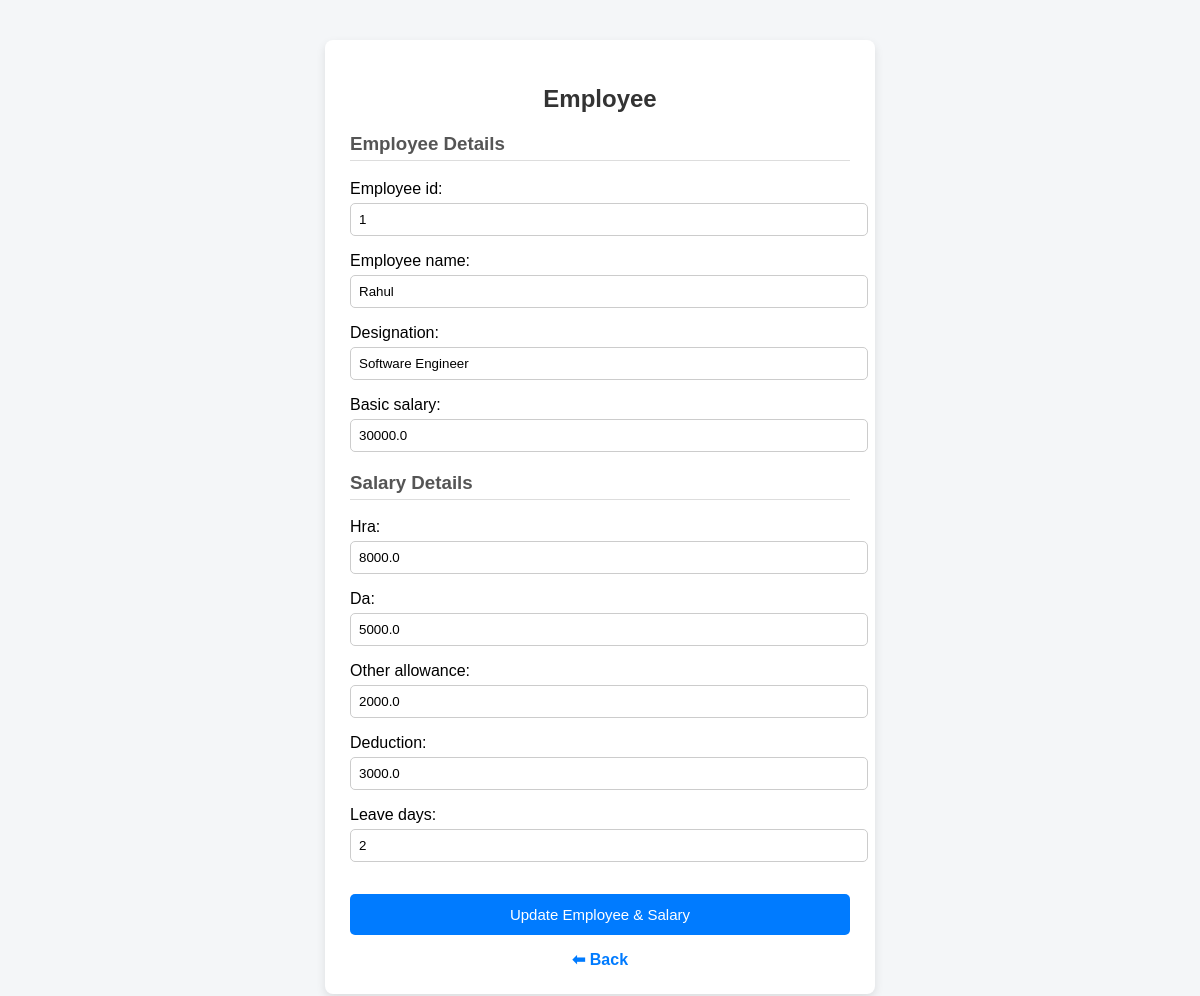
Page /edit/1/ on the committed database.
### payslip_system/models.py (models this page shows, shortened)
class Employee(models.Model):
    employee_id = models.CharField(max_length=25,unique=True)
    employee_name = models.CharField(max_length=100)
    designation = models.CharField(max_length=100)
    basic_salary = models.FloatField()

class Salary(models.Model):
    employee = models.OneToOneField(Employee,on_delete=models.CASCADE)
    hra = models.FloatField()
    da = models.FloatField()
    other_allowance = models.FloatField()
    deduction = models.FloatField()
    leave_days = models.IntegerField(default=0)

### payslip_system/views.py (the view)
# urls.py: path('edit/<int:emp_id>/', views.update_employee, name='edit_employee'),
def update_employee(request, emp_id):
    employee = get_object_or_404(Employee, id=emp_id)
    salary, created = Salary.objects.get_or_create(
        employee=employee,
        defaults={
            'hra': 0,
            'da': 0,
            'other_allowance': 0,
            'deduction': 0,
            'leave_days': 0
        }
    )
    if request.method == "POST":
        emp_form = EmployeeForm(request.POST, instance=employee)
        sal_form = SalaryForm(request.POST, instance=salary)
        if emp_form.is_valid() and sal_form.is_valid():
            emp_form.save()
            sal_form.save()
            return redirect('employee_list')
    else:
        emp_form = EmployeeForm(instance=employee)
        sal_form = SalaryForm(instance=salary)
    return render(request, 'edit_employee.html', {
        'emp_form': emp_form,
        'sal_form': sal_form,
        'employee': employee
    })

### payslip_system/forms.py
class EmployeeForm(forms.ModelForm):
    class Meta:
        model = Employee
        fields = ['employee_id', 'employee_name', 'designation', 'basic_salary']

class SalaryForm(forms.ModelForm):
    class Meta:
        model = Salary
        fields = ['hra', 'da', 'other_allowance', 'deduction', 'leave_days']

### payslip_system/templates/edit_employee.html (shortened to what this page needs)
<!DOCTYPE html>
<html lang="en">
<head>
</head>
<body>
<div class="container">
    <h2> Employee</h2>
    <form method="post">
        <h3>Employee Details</h3>
        {{ emp_form.as_p }}
        <h3>Salary Details</h3>
        {{ sal_form.as_p }}
        <button type="submit">Update Employee & Salary</button>
    </form>
    <a href="{% url 'employee_list' %}" class="back-link">⬅ Back</a>
</div>
</body>
</html>

### payslip_system/templates/edit_employee.html (style rules this page uses)
body { font-family: Arial, sans-serif; background-color: #f4f6f8; margin: 0; padding: 0; }
.container { width: 500px; margin: 40px auto; background: #ffffff; padding: 25px; border-radius: 8px; box-shadow: 0 4px 10px rgba(0, 0, 0, 0.1); }
h2 { text-align: center; color: #333; margin-bottom: 20px; }
h3 { color: #555; border-bottom: 1px solid #ddd; padding-bottom: 5px; margin-top: 20px; }
form p { margin-bottom: 12px; }
input, select, textarea { width: 100%; padding: 8px; margin-top: 5px; border-radius: 5px; border: 1px solid #ccc; }
button { width: 100%; padding: 12px; margin-top: 20px; background-color: #007bff; color: #ffffff; border: none; border-radius: 5px; font-size: 15px; cursor: pointer; }
.back-link { display: block; text-align: center; margin-top: 15px; text-decoration: none; color: #007bff; font-weight: bold; }

### rows in the picture
Employee: employee_id "1", employee_name "Rahul", designation "Software Engineer", basic_salary "30000.0"
Salary: hra "8000.0", da "5000.0", other_allowance "2000.0", deduction "3000.0", leave_days "2"
